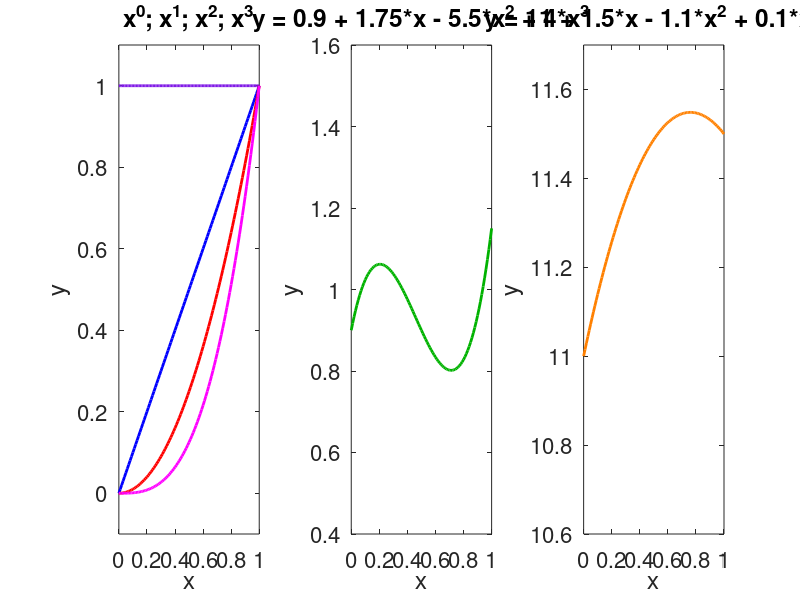

MATLAB code to generate this figure:
clear all
close all

x = 0:.01:1;

y0 = ones(1,length(x));
y1 = x;
y2 = x.^2;
y3 = x.^3;

figure(1)
subplot(1,3,1)
plot(x,y0,'Color',[0.5,0.1,0.9],'LineWidth',2)
hold all
plot(x,y1,'Color','blue','LineWidth',2)
plot(x,y2,'Color','red','LineWidth',2)
plot(x,y3,'Color','magenta','LineWidth',2)
axis([0 1 -.1 1.1])
xlabel('x','FontSize',16)
ylabel('y','FontSize',16)
title('x^0; x^1; x^2; x^3','FontSize',16)
set(gca,'FontSize',16)
hold off

% fit one

fit_1 = 0.9*y0 +1.75*y1 -5.5*y2 +4*y3;

figure(1)
subplot(1,3,2)
plot(x,fit_1,'Color',[0,0.7,0],'LineWidth',2)
hold all
axis([0 1 .4 1.6])
xlabel('x','FontSize',16)
ylabel('y','FontSize',16)
title('y = 0.9 + 1.75*x - 5.5*x^2 + 4*x^3','FontSize',16)
set(gca,'FontSize',16)
hold off

% fit two

fit_2 = 11*y0 +1.5*y1 -1.1*y2 +0.1*y3;

figure(1)
subplot(1,3,3)
plot(x,fit_2,'Color',[1,0.5,0],'LineWidth',2)
hold all
axis([0 1 10.6 11.7])
xlabel('x','FontSize',16)
ylabel('y','FontSize',16)
title('y = 11 + 1.5*x - 1.1*x^2 + 0.1*x^3','FontSize',16)
set(gca,'FontSize',16)
hold off